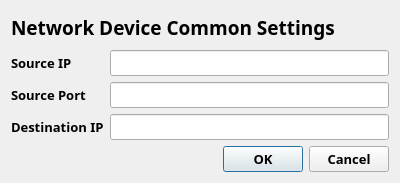
<?xml version="1.0" encoding="UTF-8"?>
<ui version="4.0">
 <class>networkSettingsDlg</class>
 <widget class="QDialog" name="networkSettingsDlg">
  <property name="geometry">
   <rect>
    <x>0</x>
    <y>0</y>
    <width>400</width>
    <height>183</height>
   </rect>
  </property>
  <property name="windowTitle">
   <string>Network Settings</string>
  </property>
  <layout class="QVBoxLayout" name="verticalLayout">
   <item>
    <widget class="QLabel" name="label">
     <property name="font">
      <font>
       <family>Arial Black</family>
       <pointsize>14</pointsize>
       <weight>75</weight>
       <bold>true</bold>
      </font>
     </property>
     <property name="text">
      <string>Network Device Common Settings</string>
     </property>
    </widget>
   </item>
   <item>
    <layout class="QFormLayout" name="formLayout">
     <item row="0" column="0">
      <widget class="QLabel" name="label_12">
       <property name="font">
        <font>
         <family>Arial Black</family>
         <pointsize>10</pointsize>
         <weight>75</weight>
         <bold>true</bold>
        </font>
       </property>
       <property name="text">
        <string>Source IP</string>
       </property>
      </widget>
     </item>
     <item row="0" column="1">
      <widget class="QLineEdit" name="sourceIP_Lengthboard">
       <property name="font">
        <font>
         <family>Arial Black</family>
         <pointsize>10</pointsize>
         <weight>75</weight>
         <bold>true</bold>
        </font>
       </property>
      </widget>
     </item>
     <item row="1" column="0">
      <widget class="QLabel" name="label_13">
       <property name="font">
        <font>
         <family>Arial Black</family>
         <pointsize>10</pointsize>
         <weight>75</weight>
         <bold>true</bold>
        </font>
       </property>
       <property name="text">
        <string>Source Port</string>
       </property>
      </widget>
     </item>
     <item row="1" column="1">
      <widget class="QLineEdit" name="sourcePort_Lengthboard">
       <property name="font">
        <font>
         <family>Arial Black</family>
         <pointsize>10</pointsize>
         <weight>75</weight>
         <bold>true</bold>
        </font>
       </property>
      </widget>
     </item>
     <item row="2" column="0">
      <widget class="QLabel" name="label_11">
       <property name="font">
        <font>
         <family>Arial Black</family>
         <pointsize>10</pointsize>
         <weight>75</weight>
         <bold>true</bold>
        </font>
       </property>
       <property name="text">
        <string>Destination IP</string>
       </property>
      </widget>
     </item>
     <item row="2" column="1">
      <widget class="QLineEdit" name="destIP_Lengthboard">
       <property name="font">
        <font>
         <family>Arial Black</family>
         <pointsize>10</pointsize>
         <weight>75</weight>
         <bold>true</bold>
        </font>
       </property>
      </widget>
     </item>
    </layout>
   </item>
   <item>
    <widget class="QDialogButtonBox" name="buttonBox">
     <property name="font">
      <font>
       <family>Arial Black</family>
       <pointsize>10</pointsize>
       <weight>75</weight>
       <bold>true</bold>
      </font>
     </property>
     <property name="orientation">
      <enum>Qt::Horizontal</enum>
     </property>
     <property name="standardButtons">
      <set>QDialogButtonBox::Cancel|QDialogButtonBox::Ok</set>
     </property>
    </widget>
   </item>
  </layout>
 </widget>
 <resources/>
 <connections>
  <connection>
   <sender>buttonBox</sender>
   <signal>accepted()</signal>
   <receiver>networkSettingsDlg</receiver>
   <slot>accept()</slot>
   <hints>
    <hint type="sourcelabel">
     <x>248</x>
     <y>254</y>
    </hint>
    <hint type="destinationlabel">
     <x>157</x>
     <y>274</y>
    </hint>
   </hints>
  </connection>
  <connection>
   <sender>buttonBox</sender>
   <signal>rejected()</signal>
   <receiver>networkSettingsDlg</receiver>
   <slot>reject()</slot>
   <hints>
    <hint type="sourcelabel">
     <x>316</x>
     <y>260</y>
    </hint>
    <hint type="destinationlabel">
     <x>286</x>
     <y>274</y>
    </hint>
   </hints>
  </connection>
 </connections>
</ui>
